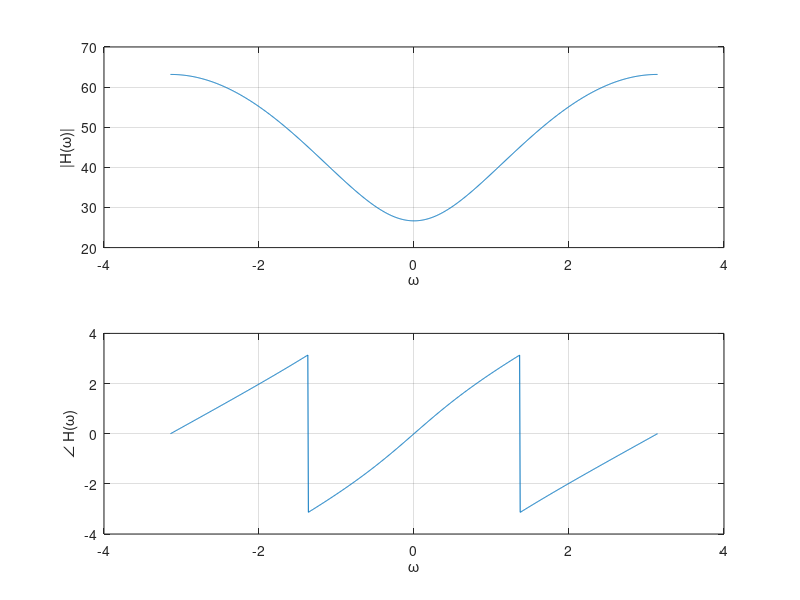

The MATLAB source for this figure:
clear; close all; clc;
w = linspace(-pi, pi, 1001); % Frequency range
r = 1; % Radius for the Z-plane 
z = r .* exp(1j * w); % Z values
% Define the transfer function H(z)
H = ((6 .* z) .* (7 .* z - 3)) ./ ((2.8 .* z - 1) ./ (3 .* z -1));%% Plot the magnitude and phase of H(z)
figure;
% Plot magnitude of H(z)
magz=abs(H);
subplot(2,1,1);
plot(w, magz); % Absolute value of H(z)
xlabel('\omega'); 
ylabel('|H(\omega)|'); 
grid on;
% Plot phase of H(z)
subplot(2,1,2);
plot(w, angle(H)); 
xlabel('\omega'); 
ylabel('\angle H(\omega)'); 
grid on;
